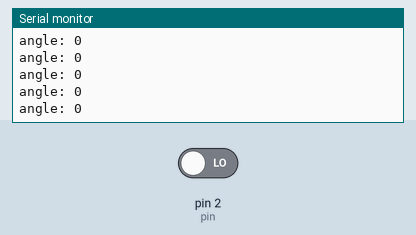
This sketch was run on a simulated Arduino Uno, built with avr-gcc and run on an emulated ATmega328P. Parts: the last lines printed to the serial monitor. The inputs (shaded band) are chosen by the test bench; at power-on: pin 2 (pin) LOW.

Above: at 1.2 s.
1.3 s: pin 2 (pin) driven HIGH
At 2.3 s:
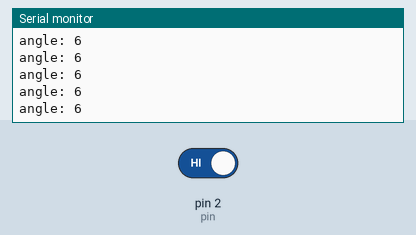
4.3 s: pin 2 (pin) driven LOW
At 5.1 s:
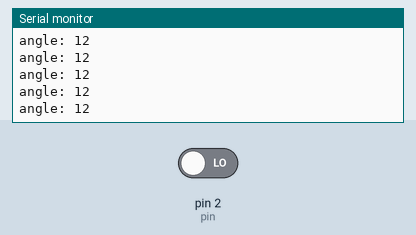
Timing chart, 0 to 7.3 s (numbered marks = the images above; inputs shaded):
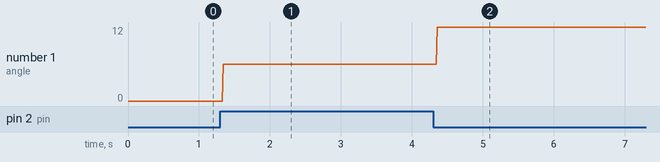

The sketch:

optowheel.ino
```cpp
int pin = 2;
int angle = 0;
unsigned long lastTime = millis();

void counter() {
  if (millis() - lastTime > 1) {
    angle += 360 / 30 / 2;
    lastTime = millis();
  }
}

void setup() {
  Serial.begin(9600);
  pinMode(pin, INPUT);
  attachInterrupt(digitalPinToInterrupt(pin), counter, CHANGE);
}

void loop() {
  Serial.print("angle: ");
  Serial.println(angle);
  delay(10);
}
```

Measured:
- after the input at 1.3 s, the serial monitor: prints a new line at once (image 1)
- after the input at 4.3 s, the serial monitor: prints a new line after 0.06 s (image 2)
- plotted number 1: 0 → 6 after the input at 1.3 s, 6 → 12 after the input at 4.3 s
